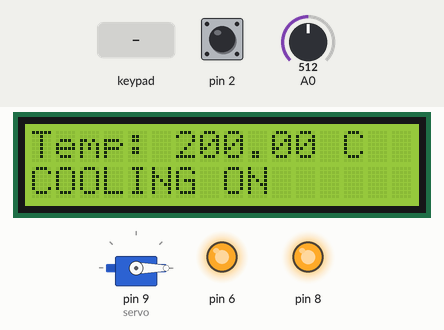
Recording of a program running on a simulated Arduino Uno, built with avr-gcc and run on an emulated ATmega328P. On the bench: 16×2 character LCD, servo, output pins drawn as LEDs (lit = HIGH). The test bench sets the inputs (shaded band); at power-on: A0 = 512, pin 2 LOW. What the program prints to the serial monitor is not drawn.

Above: at 1.2 s.
1.3 s: A0 set to 147
At 1.9 s:
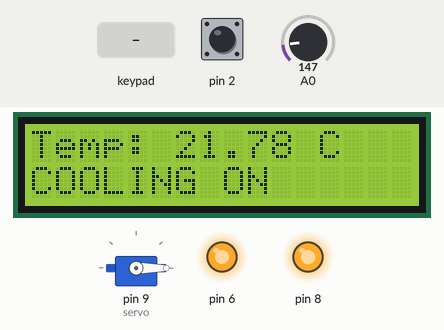
2.8 s: A0 set to 129
At 3.1 s:
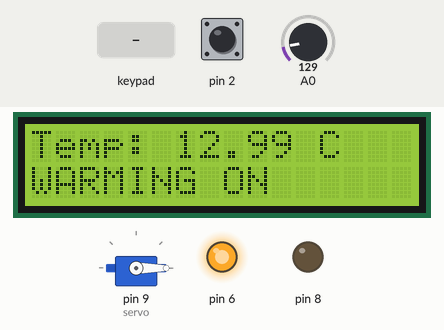
4.3 s: pin 2 driven HIGH
At 5.5 s:
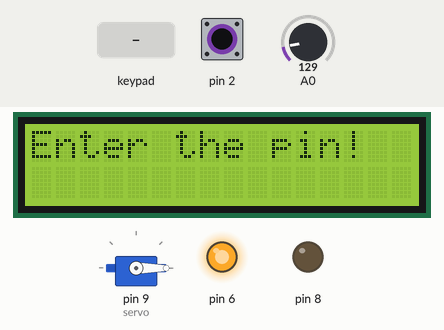
5.8 s: keypad keys 1 2 3 4 pressed 0.4 s apart
At 7.4 s:
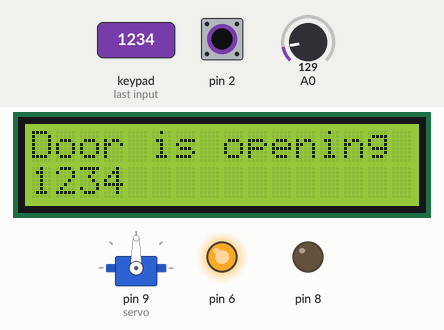
10.4 s: A0 set to 306
At 11.3 s:
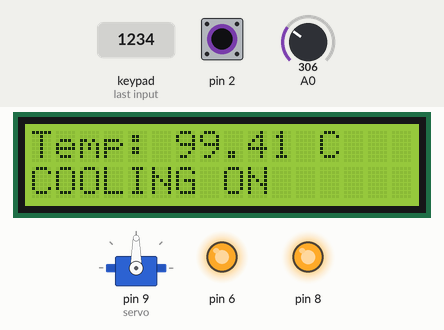
11.9 s: pin 2 pulsed LOW 2 times (0.12 s each, 0.3 s apart)
At 13.2 s:
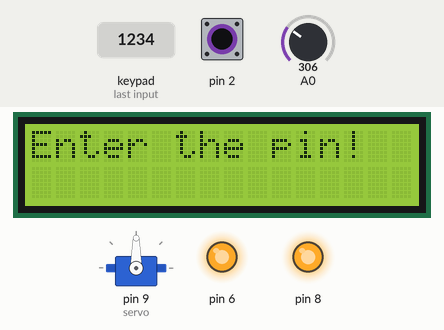
Timing chart, 0 to 14.9 s (numbered marks = the images above; inputs shaded):
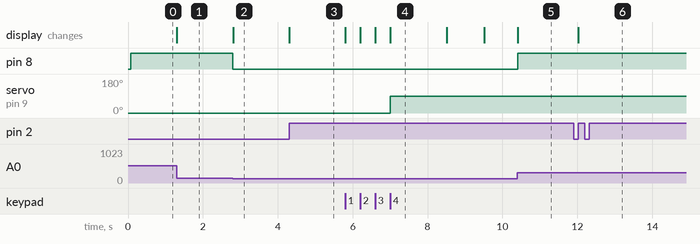

The program:

main.cpp
```cpp
//#include <Arduino.h>
#include <LiquidCrystal.h>
#include <Servo.h>
#include <Keypad.h>

/* Constants */
const char rs = 13;
const char en = 12;
const char d4 = 11;
const char d5 = 5;
const char d6 = 4;
const char d7 = 3;
const char tempOffset = 5;
const String password = "1234";
const byte ROWS = 4;
const byte COLS = 4;

char hexaKeys[ROWS][COLS] = {
  {'1', '2', '3', 'A'},
  {'4', '5', '6', 'B'},
  {'7', '8', '9', 'C'},
  {'*', '0', '#', 'D'}
};

byte rowPins[ROWS] = {10, 7, A1, 0};
byte colPins[COLS] = {A2, A3, A4, A5};

/* Variables */
double temp;
double pastValue;
unsigned int motorSpeed = 250;
unsigned int tempControl = 22;
bool pin2State = false;
bool doorState = false;

/* Instances */
LiquidCrystal lcd = LiquidCrystal(rs, en, d4, d5, d6, d7);
Servo servo = Servo();
Keypad keypad = Keypad(makeKeymap(hexaKeys), rowPins, colPins, ROWS, COLS);

void displayTemperature() {
  lcd.setCursor(0,0);
  lcd.print("Temp: ");
  temp = analogRead(A0);
  temp = temp*5000/1024;
  temp = (temp - 500)/10;
  lcd.print(temp);
  lcd.print(" C ");
}

void coolingSystem() {
  lcd.setCursor(0,1);
  if (temp > tempControl + tempOffset && pastValue < temp) {
    digitalWrite(8,HIGH);
    lcd.print("COOLING ON ");
  } else
  if (temp < tempControl - tempOffset && pastValue > temp) {
      digitalWrite(8,LOW);
      lcd.print("WARMING ON");
  }
  pastValue = temp;
}

void doorSystem() {
  String key = "0000";
  unsigned int i = 0;
  char digit;

  lcd.clear();
  lcd.setCursor(0,0);
  lcd.print("Enter the pin!");
  lcd.setCursor(0,1);
  while (i < password.length()) {
    digit = keypad.getKey();
    if (digit) {
      key[i] = digit;
      Serial.print(digit);
      lcd.print(digit);
      i++;
    }
  }

  if (key.equals(password)) {
    lcd.setCursor(0,0);
    if (doorState == false) {
      lcd.print("Door is opening");
      servo.write(90);
      doorState = true;
    } else {
      lcd.print("Closing door");
      servo.write(0);
      doorState = false;
    }
    delay(1500);
    lcd.clear();
    lcd.setCursor(0,0);
    lcd.print("Welcome!");
    delay(1000);
  } else {
    lcd.clear();
    lcd.setCursor(0,0);
    lcd.print("Wrong pin!");
    delay(1500);
  }
}

ISR(INT0_vect) {
  doorSystem();
}

void interruptInit() {
  SREG |= (1<<7); //global interrupt enable
  EIMSK |= 1; // INT0 pin 2 interrupt enable
  EICRA |= 0b0000011; // interrupt on rising edge
}

inline void lockSystem() {
  if (digitalRead(2) == HIGH) {
    if (pin2State == false) {
      pin2State = true;
      doorSystem();
    }
  } else {
    pin2State = false;
  }
  lcd.setCursor(0,1);
  if (digitalRead(8) == HIGH) {
    lcd.print("COOLING ON ");
  } else {
    lcd.print("WARMING ON");
  }
}

void setup() {
  // IO pins init
  pinMode(9,OUTPUT);
  pinMode(8,OUTPUT);
  pinMode(2,INPUT);
  pinMode(1,INPUT);
  digitalWrite(8,LOW);
  // interruptInit();

  // lcd init
  lcd.begin(16,2);

  // servo init
  servo.attach(9);
  servo.write(0);

  // analog read init
  pinMode(A0, INPUT);

  // PWM
  analogWrite(6,motorSpeed);
  Serial.begin(9600);
  //doorSystem();
  lcd.setCursor(0,1);
  lcd.print("WARMING ON");
}

void loop() {
  displayTemperature();
  coolingSystem();
  lockSystem();
}
```

Measured:
- the behaviour switches between 138 and 137 on A0 (found by bisection; images 1 and 2)
- after the input at 1.3 s, the display: changes at once (image 1)
- after the input at 2.8 s, pin 8: HIGH → LOW at once; the display: changes at once (image 2)
- after the input at 4.3 s, the display: changes at once (image 3)
- after the input at 5.8 s, servo on pin 9 (servo): 0° → 90° after 1.2 s; the display: first changes at once (image 4 shows a later state)
- after the input at 10.4 s, pin 8: LOW → HIGH at once; the display: changes at once (image 5)
- after the input at 11.9 s, the display: changes after 0.13 s (image 6)
